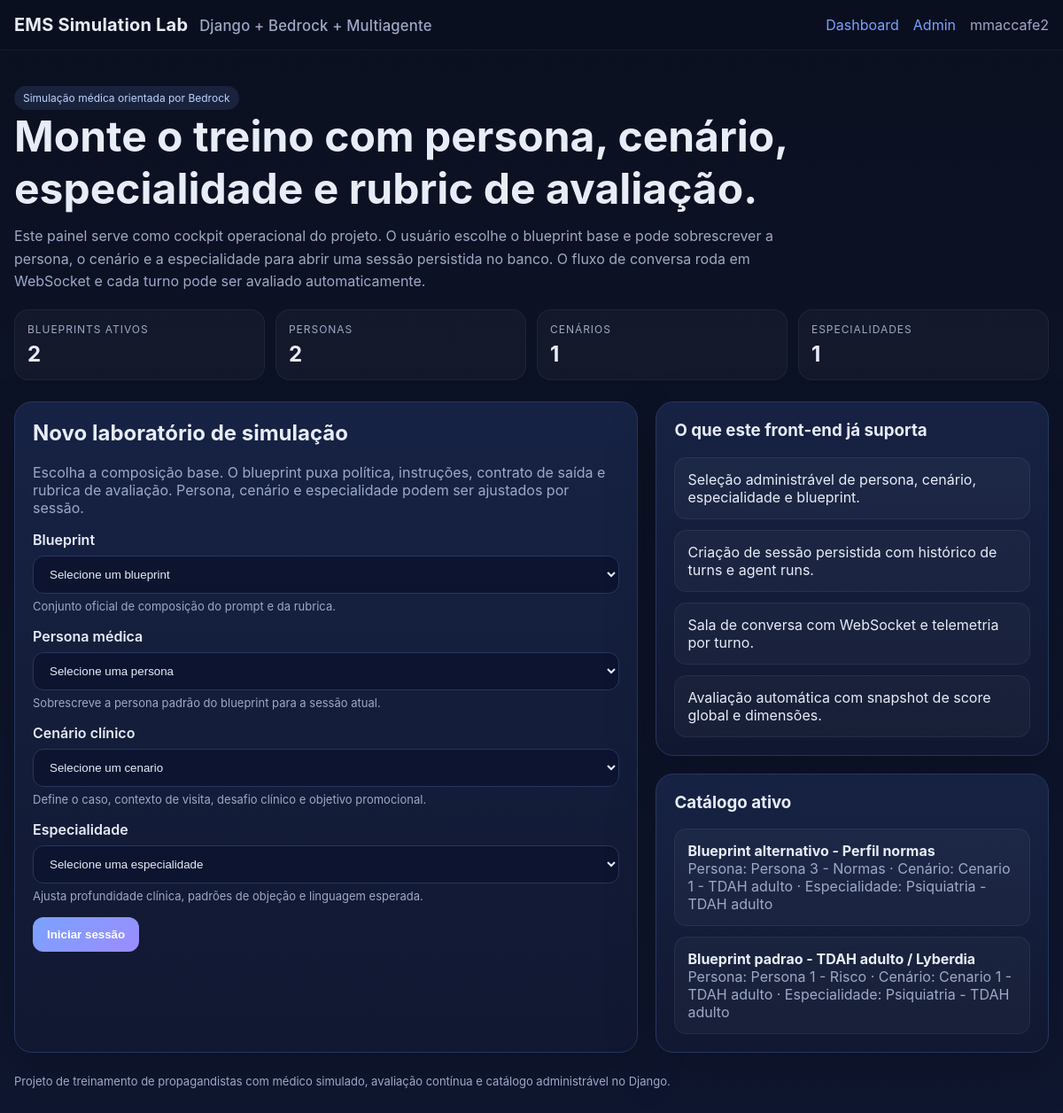
Screenshot of / (signed in) with the database file from the repository.
### apps/catalog/models.py (models this page shows, shortened)
class TimeStampedModel(models.Model):
    created_at = models.DateTimeField(auto_now_add=True)
    updated_at = models.DateTimeField(auto_now=True)
    class Meta:
        abstract = True

class SimulationBlueprint(TimeStampedModel):
    slug = models.SlugField(unique=True, max_length=120)
    title = models.CharField(max_length=255)
    description = models.TextField(blank=True)
    persona = models.ForeignKey(PersonaDefinition, on_delete=models.PROTECT, related_name='blueprints')
    scenario = models.ForeignKey(ScenarioDefinition, on_delete=models.PROTECT, related_name='blueprints')
    specialty = models.ForeignKey(SpecialtyDefinition, on_delete=models.PROTECT, related_name='blueprints')
    policy = models.ForeignKey(PolicyDefinition, on_delete=models.PROTECT, related_name='blueprints')
    output_contract = models.ForeignKey(OutputContractDefinition, on_delete=models.PROTECT, related_name='blueprints')
    instruction = models.ForeignKey(InstructionDefinition, on_delete=models.PROTECT, related_name='blueprints')
    evaluation_rubric = models.ForeignKey(
        EvaluationRubricDefinition,
        on_delete=models.PROTECT,
        related_name='blueprints',
        null=True,
        blank=True,
    )
    is_active = models.BooleanField(default=True)
    class Meta:
        ordering = ['title']
    def __str__(self) -> str:
        return self.title

class DefinitionBase(TimeStampedModel):
    slug = models.SlugField(unique=True, max_length=120)
    title = models.CharField(max_length=255)
    description = models.TextField(blank=True)
    payload = models.JSONField(default=dict)
    is_active = models.BooleanField(default=True)
    tags = models.JSONField(default=list, blank=True)
    class Meta:
        abstract = True
        ordering = ["title"]
    def __str__(self) -> str:
        return self.title

class PersonaDefinition(DefinitionBase):
    pass

class ScenarioDefinition(DefinitionBase):
    pass

class SpecialtyDefinition(DefinitionBase):
    pass

### apps/catalog/views.py (the view)
# urls.py: path('', DashboardView.as_view(), name='dashboard'),
class DashboardView(LoginRequiredMixin, TemplateView):
    template_name = 'catalog/dashboard.html'
    def get_context_data(self, **kwargs):
        context = super().get_context_data(**kwargs)
        context['blueprints'] = CatalogSelector.active_blueprints()
        context['personas'] = CatalogSelector.active_components('persona')
        context['scenarios'] = CatalogSelector.active_components('scenario')
        context['specialties'] = CatalogSelector.active_components('specialty')
        context['launch_form'] = SimulationLaunchForm()
        return context

### apps/catalog/forms.py
class SimulationLaunchForm(forms.Form):
    blueprint = forms.ModelChoiceField(
        queryset=SimulationBlueprint.objects.filter(is_active=True).order_by('title'),
        empty_label='Selecione um blueprint',
    )
    persona = forms.ModelChoiceField(
        queryset=PersonaDefinition.objects.filter(is_active=True).order_by('title'),
        empty_label='Selecione uma persona',
        required=False,
    )
    scenario = forms.ModelChoiceField(
        queryset=ScenarioDefinition.objects.filter(is_active=True).order_by('title'),
        empty_label='Selecione um cenario',
        required=False,
    )
    specialty = forms.ModelChoiceField(
        queryset=SpecialtyDefinition.objects.filter(is_active=True).order_by('title'),
        empty_label='Selecione uma especialidade',
        required=False,
    )

### apps/catalog/selectors.py (called while the page is built)
    @staticmethod
    def active_blueprints():
        return (
            SimulationBlueprint.objects.filter(is_active=True)
            .select_related(
                'persona',
                'scenario',
                'specialty',
                'policy',
                'instruction',
                'output_contract',
                'evaluation_rubric',
            )
            .order_by('title')
        )

    @staticmethod
    def active_components(component_type: str):
        mapping = {
            'persona': PersonaDefinition,
            'scenario': ScenarioDefinition,
            'specialty': SpecialtyDefinition,
            'policy': PolicyDefinition,
            'instruction': InstructionDefinition,
            'output_contract': OutputContractDefinition,
            'evaluation_rubric': EvaluationRubricDefinition,
        }
        model = mapping[component_type]
        return model.objects.filter(is_active=True).order_by('title')

### templates/catalog/dashboard.html (shortened to what this page needs)
{% extends "base.html" %}
{% block content %}
<section class="hero">
  <span class="pill">Simulação médica orientada por Bedrock</span>
  <h1>Monte o treino com persona, cenário, especialidade e rubric de avaliação.</h1>
  <p>Este painel serve como cockpit operacional do projeto. O usuário escolhe o blueprint base e pode sobrescrever a persona, o cenário e a especialidade para abrir uma sessão persistida no banco. O fluxo de conversa roda em WebSocket e cada turno pode ser avaliado automaticamente.</p>
  <div class="kpis">
    <div class="kpi"><div class="label">Blueprints ativos</div><div class="value">{{ blueprints|length }}</div></div>
    <div class="kpi"><div class="label">Personas</div><div class="value">{{ personas|length }}</div></div>
    <div class="kpi"><div class="label">Cenários</div><div class="value">{{ scenarios|length }}</div></div>
    <div class="kpi"><div class="label">Especialidades</div><div class="value">{{ specialties|length }}</div></div>
  </div>
</section>
<section class="grid grid-2">
  <div class="card">
    <h2>Novo laboratório de simulação</h2>
    <p class="muted">Escolha a composição base. O blueprint puxa política, instruções, contrato de saída e rubrica de avaliação. Persona, cenário e especialidade podem ser ajustados por sessão.</p>
    <form method="post" action="{% url 'launch-simulation' %}">
      <div class="field">
        <label for="id_blueprint">Blueprint</label>
        {{ launch_form.blueprint }}
        <div class="help">Conjunto oficial de composição do prompt e da rubrica.</div>
      </div>
      <div class="field">
        <label for="id_persona">Persona médica</label>
        {{ launch_form.persona }}
        <div class="help">Sobrescreve a persona padrão do blueprint para a sessão atual.</div>
      </div>
      <div class="field">
        <label for="id_scenario">Cenário clínico</label>
        {{ launch_form.scenario }}
        <div class="help">Define o caso, contexto de visita, desafio clínico e objetivo promocional.</div>
      </div>
      <div class="field">
        <label for="id_specialty">Especialidade</label>
        {{ launch_form.specialty }}
        <div class="help">Ajusta profundidade clínica, padrões de objeção e linguagem esperada.</div>
      </div>
      <button type="submit">Iniciar sessão</button>
    </form>
  </div>
  <div class="grid">
    <div class="card">
      <h3>O que este front-end já suporta</h3>
      <div class="list">
        <div class="list-item">Seleção administrável de persona, cenário, especialidade e blueprint.</div>
        <div class="list-item">Criação de sessão persistida com histórico de turns e agent runs.</div>
        <div class="list-item">Sala de conversa com WebSocket e telemetria por turno.</div>
        <div class="list-item">Avaliação automática com snapshot de score global e dimensões.</div>
      </div>
    </div>
    <div class="card">
      <h3>Catálogo ativo</h3>
      <div class="list">
        {% for blueprint in blueprints %}
          <div class="list-item">
            <strong>{{ blueprint.title }}</strong><br>
            <span class="muted">Persona: {{ blueprint.persona.title }} · Cenário: {{ blueprint.scenario.title }} · Especialidade: {{ blueprint.specialty.title }}</span>
          </div>
        {% empty %}
          <div class="list-item">Nenhum blueprint ativo encontrado.</div>
        {% endfor %}
      </div>
    </div>
  </div>
</section>
{% endblock %}

### templates/base.html (shortened to what this page needs)
<!DOCTYPE html>
<html lang="pt-br">
<head>
</head>
<body>
<header>
  <div class="container nav">
    <div class="brand">EMS Simulation Lab <small>Django + Bedrock + Multiagente</small></div>
    <div class="nav-links">
      <a href="/">Dashboard</a>
      <a href="/admin/">Admin</a>
      {% if request.user.is_authenticated %}
        <span>{{ request.user.username }}</span>
      {% else %}
        <a href="/accounts/login/">Entrar</a>
      {% endif %}
    </div>
  </div>
</header>
<main class="container">
  {% block content %}{% endblock %}
  <div class="footer-note">Projeto de treinamento de propagandistas com médico simulado, avaliação contínua e catálogo administrável no Django.</div>
</main>
</body>
</html>

### templates/base.html (style rules this page uses)
:root { --bg: #0b1020; --panel: #111831; --panel-2: #182447; --text: #e7ecf7; --muted: #9da9c7; --primary: #7aa2ff; --primary-2: #9b8cff; --border: #28365f; --ok: #1fb874; --warn: #ffb020; }
* { box-sizing: border-box; }
body { margin: 0; font-family: Inter, Arial, sans-serif; background: linear-gradient(180deg, #0b1020 0%, #0f1730 100%); color: var(--text); }
a { color: var(--primary); text-decoration: none; }
.container { width: min(1240px, calc(100% - 32px)); margin: 0 auto; }
header { border-bottom: 1px solid rgba(255,255,255,0.06); backdrop-filter: blur(8px); position: sticky; top: 0; background: rgba(11,16,32,0.85); z-index: 10; }
.nav { display:flex; align-items:center; justify-content:space-between; padding: 16px 0; }
.brand { font-size: 20px; font-weight: 700; letter-spacing: .2px; }
.brand small { color: var(--muted); font-weight: 500; margin-left: 8px; }
.nav-links { display:flex; gap:16px; align-items:center; color: var(--muted); }
.btn, button, input[type=submit] { border: none; background: linear-gradient(135deg, var(--primary), var(--primary-2)); color: white; border-radius: 12px; padding: 12px 16px; font-weight: 600; cursor: pointer; }
.hero { padding: 40px 0 24px; }
.hero h1 { font-size: clamp(32px, 4vw, 48px); margin: 0 0 12px; }
.hero p { margin: 0; max-width: 860px; color: var(--muted); line-height: 1.6; }
.grid { display:grid; gap: 20px; }
.grid-2 { grid-template-columns: 1.35fr .85fr; }
.card { background: linear-gradient(180deg, rgba(24,36,71,.9), rgba(17,24,49,.94)); border: 1px solid var(--border); border-radius: 20px; padding: 20px; box-shadow: 0 20px 60px rgba(0,0,0,.20); }
.card h2, .card h3 { margin-top: 0; }
.muted { color: var(--muted); }
.kpis { display:grid; grid-template-columns: repeat(4,1fr); gap: 12px; margin: 18px 0 0; }
.kpi { background: rgba(255,255,255,.03); border: 1px solid rgba(255,255,255,.05); padding: 14px; border-radius: 16px; }
.kpi .label { color: var(--muted); font-size: 12px; text-transform: uppercase; letter-spacing: .08em; }
.kpi .value { font-size: 24px; font-weight: 700; margin-top: 6px; }
form .field { margin-bottom: 16px; }
label { display:block; margin-bottom: 8px; font-weight: 600; }
select, input[type=text], input[type=password], textarea { width: 100%; background: #0c1430; color: var(--text); border: 1px solid var(--border); border-radius: 12px; padding: 12px 14px; outline: none; }
.help { font-size: 13px; color: var(--muted); margin-top: 6px; }
.list { display:grid; gap: 12px; }
.list-item { padding: 14px; border-radius: 14px; border: 1px solid rgba(255,255,255,.06); background: rgba(255,255,255,.03); }
.pill { display:inline-flex; padding:6px 10px; border-radius:999px; background: rgba(122,162,255,.12); color: #bdd1ff; font-size: 12px; }
.footer-note { color: var(--muted); font-size: 13px; padding: 24px 0 40px; }

### rows the page displays
SimulationBlueprint: title "Blueprint alternativo - Perfil normas", persona "Persona 3 - Normas", scenario "Cenario 1 - TDAH adulto", specialty "Psiquiatria - TDAH adulto"
SimulationBlueprint: title "Blueprint padrao - TDAH adulto / Lyberdia", persona "Persona 1 - Risco", scenario "Cenario 1 - TDAH adulto", specialty "Psiquiatria - TDAH adulto"

### other values shown
{{ request.user.username }} "mmaccafe2"
{{ blueprints|length }} "2"
{{ personas|length }} "2"
{{ scenarios|length }} "1"
{{ specialties|length }} "1"
